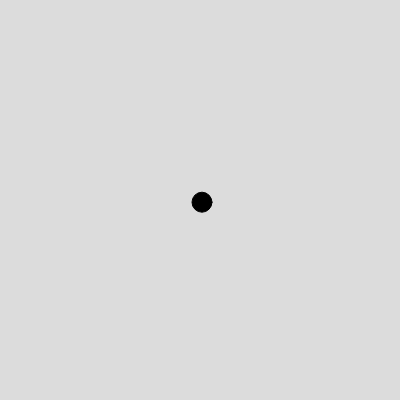
Frame 1 (no input)
Frame 60 (no input): blank canvas, image omitted
Frame 120 (the mouse pressed at the canvas centre since frame 60): blank canvas, image omitted

The p5.js sketch that drew this single still picture (run headless with seeded random() and noise() and a simulated clock; from frame 60 on, the mouse is pressed at the canvas centre):

// p5.js sketch
// ── sketch.js
let mover;

function setup() {
  createCanvas(400, 400);
  mover = new Mover(width / 2, height / 2); // 화면 중간에 물체 생성
}

function draw() {
  background(220);

  let gravity = createVector(0, 0.1); // 중력 벡터
  mover.applyForce(gravity); // 중력 힘 적용

  mover.update();
  mover.show();
}

// ── class.js
class Mover {
    constructor(x, y) {
      this.position = createVector(x, y); // 위치 벡터
      this.velocity = createVector(2, 2); // 속도 벡터
      this.acceleration = createVector(0, 0); // 가속도 벡터 초기화
      this.mass = 1; // 물체의 질량
    }

    applyForce(force) {
        this.velocity.add(force); // 힘을 속도에 더함
        let f = force.copy(); // 힘을 복사
        f.div(this.mass); // 질량으로 나누어 가속도 계산
        this.acceleration.add(f); // 가속도에 추가
        }
    
    update() {
            this.velocity.add(this.acceleration); // 가속도를 속도에 더함
            this.position.add(this.velocity); // 속도를 위치에 더함
            this.acceleration.mult(0); // 프레임마다 가속도를 초기화 (속도가 계속 누적되지 않도록)
    }
    show() {
            fill(0);
            ellipse(this.position.x, this.position.y, 20, 20); // 물체를 원으로 표시
    }
      }
